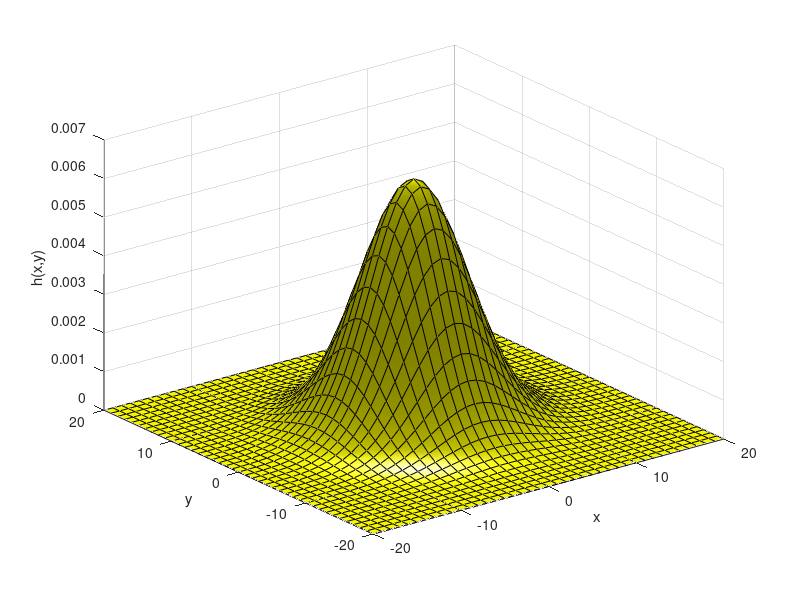

Here is the MATLAB script that generated this plot: (Note: this script raises an error after producing the figure.)
%% Davide Berasi

clear variables
close all

%% question 1
sigma = 5; 
r=4; % as in ut_gauss
L = 2*ceil(sigma*r)+1; % set the width of the Gaussian
xymax = (L-1)/2; % the maximum of the x and the y coordinate
xrange = -xymax:xymax; % the range of x values
yrange = xrange; % the range of y values
figure(1)
h = fspecial('gaussian', L, sigma); % create the PSF matrix
C = cat(3, ones(size(h)),ones(size(h)),zeros(size(h)));
% create a RGB matrix to define the colour of the surface plot
hd = surf(xrange,yrange,h,C,'FaceColor','interp','Facelight','phong');
% create the surface plot of the gaussian
camlight right % add a light at the right side of the scene
xlim([-xymax xymax]); % set appropriate axis limits
ylim([-xymax xymax]);
xlabel('x'); % add axis labels
ylabel('y');
zlabel('h(x,y)');
print -r150 -dpng ex3_1.png % print the result to file

% 1.b
im = imread('ang2.png'); % read the image from file
sigma = [1 5 10 20]; % fill array with sigma values
for i=1:4 % do 4 times:
    h = fspecial('gaussian', L, sigma(i)); % create the PSF
    imfiltered = imfilter(im, h, 'symmetric') ; % apply the filter
    subplot(2,2,i); % define a subplot
    imshow(imfiltered,[]); % show the image
    title(['\sigma = ' num2str(sigma(i))]);% include a plot title
end
print -r150 -dpng ex3_1b.png % print the result to file

scales = sigma.^2;

%% Question 2

% 2.b Compute hy
sigma = 3;
L = 2*ceil(sigma*r)+1; % set the width of the Gaussian
xymax = (L-1)/2; % the maximum of the x and the y coordinate
xrange = -xymax:xymax; % the range of x values
yrange = xrange; % the range of y values

figure(2)
N = (L-1)/2; % get the size of half of the full range
[x,y] = meshgrid(-N:N,-N:N); % create the coordinates of a 2D orthogonal grid
hy = -y.*exp(-(x.^2 + y.^2)/(2*sigma^2)) / (2*pi*sigma^4); % d/dy of psf
C = cat(3, ones(size(hy)),ones(size(hy)),zeros(size(hy)));
hyd = surf(xrange,yrange,hy,C,'FaceColor','interp','Facelight','phong');
camlight right
xlim([-xymax xymax]); ylim([-xymax xymax]);
xlabel('x'); ylabel('y'); zlabel('h(x,y)');
print -r150 -dpng ex3_2b.png % print the result to file

% 2.c Compute OTF of hy
HY = psf2otf(hy, size(im));

% 2.d Visualize OTF as surface plot
figure(3)
L = size(HY,1);
uvmax = ceil((L-1)/2); % the maximum of the u and the v coordinate
urange = -uvmax:(uvmax-1); % the range of u values
vrange = urange;
C = cat(3, ones(size(HY)), ones(size(HY)), zeros(size(HY)));
HYd =surf(urange, vrange, imag(fftshift(HY)), C,'FaceColor','interp', ...
    'Facelight','phong', 'edgecolor', 'None');
camlight right
lim = 50;
xlim([-lim lim]); ylim([-lim lim]);
xlabel('u'); ylabel('v'); zlabel('imag(HY(u,v))');
print -r150 -dpng ex3_2d.png % print the result to file

% 2.f Analyze HY
figure()
aux = fftshift(imag(HY));
plot(urange, aux(129,:)) % RK: in HY u->columns, v->rows

% 2.g Convolute im with hy in frequency domain
IMFIL = fft2(im) .* HY; % apply filter in frequency domain
imFil = ifft2(IMFIL);  % go back to image domain
figure
imshow(imFil, []);
imwrite(mat2gray(imFil), 'ex3_2g.jpg');

%% Question 3. Computing derivatives with ut_gauss

sigma = 4;
fx = ut_gauss(im, sigma, 1, 0);
fy = ut_gauss(im, sigma, 0, 1);
fxx = ut_gauss(im, sigma, 2, 0);
fyy = ut_gauss(im, sigma, 0, 2);
fxy = ut_gauss(im, sigma, 1, 1);
diff = cat(3, fx, fy, fxx, fyy, fxy);
names = ["fx"; "fy"; "fxx"; "fyy"; "fxy"];
for i=1:5
    figure
    imshow(diff(:, :, i), []); title(names(i));
    imwrite(mat2gray(diff(:, :, i)), strcat("ex3_3_", names(i), ".jpg"));
end
clear diff


%% Question 4. Gradient and laplacian

grad_mag = sqrt(fx.^2 + fy.^2);
lap = fxx + fyy;
figure
imshow(grad_mag, []); title("gradient magnitude");
imwrite(mat2gray(grad_mag), "ex3_4_gradMag.jpg");
figure
imshow(lap, []); title("laplacian");
imwrite(mat2gray(lap), "ex3_4_lap.jpg");

%% Question 5. Marr-Hildreth’s zero crossings

mask = lap>0; % binary mask for positive laplacian
SE = strel('diamond', 1); % structuring element for erosion
maskEroded = imerode(mask, SE);
% subtract the eroded mask from the mask to get the boundary
zeroCross = mask & not(maskEroded); 

figure
imshow(mask); title("positive laplacian mask");
imwrite(mask, "ex3_5_mask.jpg");
figure
imshow(zeroCross); title("zero crossing");  
imwrite(zeroCross, "ex3_5_zeroCross.jpg");

%% Question 6

imshow(grad_mag .* zeroCross);
imcontrast(gca)
T=3.5;
edgeMap = zeroCross & (grad_mag>T);
figure
imshow(edgeMap); title(sprintf("masked gradiend    T = %0.3g", T));
imwrite(edgeMap, "ex3_6_edgeMap.jpg");

%% Hysteresis thresholding
T1 = 5.7; T2 = 0.9;
marker = zeroCross & (grad_mag>T1);
mask = zeroCross & (grad_mag>T2);

edgeMap_hyst = imreconstruct(marker, mask);
imshow(edgeMap_hyst ); title(sprintf("hysteresys    T1 = %0.3g    T2 = %0.3g", T1, T2));
imwrite(edgeMap_hyst , "ex3_6_edgeMap_hyst.jpg");

%% Question 7. ut_edge

% Canny
sigma = 3;
T1 = 0.06; T2 = 0.005;
edgeMap_c = ut_edge(im, 'c', 's', 3, 'h', [T1, T2]);
figure
imshow(edgeMap_c); title(sprintf("Canny    T1 = %0.3g    T2  = %0.3d", T1, T2));
imwrite(edgeMap_c , "ex3_7_edgeMap_c.jpg");

% Marry Hilder
T1 = 0.1; T2 = 0.004;
edgeMap_m = ut_edge(im, 'm', 's', 3, 'h', [T1, T2]);
figure
imshow(edgeMap_m); title(sprintf("Marry Hilder    T1 = %0.3g    T2  = %0.3d", T1, T2));
imwrite(edgeMap_m , "ex3_7_edgeMap_m.jpg");

%% plot edges on top of original image
figure
imshow(imoverlay(im, edgeMap_c)); title("Canny");

figure
imshow(imoverlay(im, edgeMap_m)); title("Marry Hilder");



